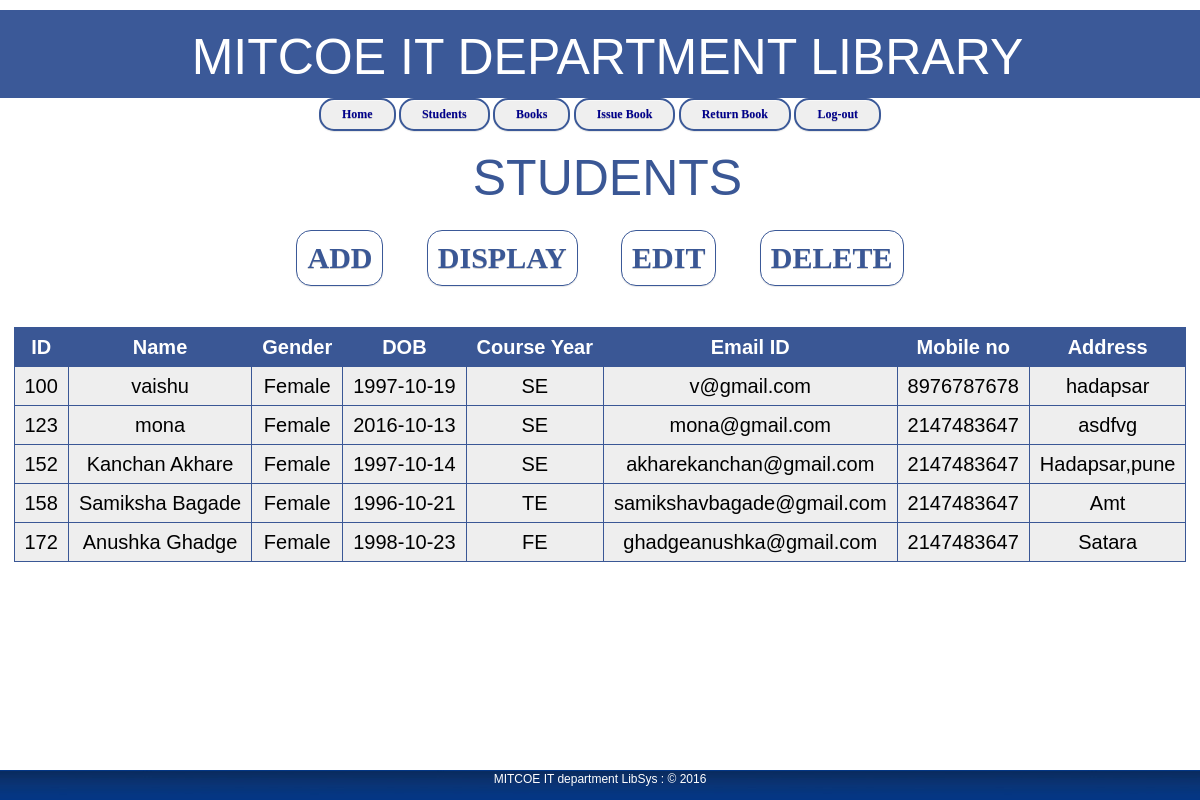
The app's page /library_management/display_stud.php with its own data.
### tables this page shows
CREATE TABLE IF NOT EXISTS `student` (
  `student_ID` int(10) NOT NULL AUTO_INCREMENT,
  `student_name` text NOT NULL,
  `gender` text NOT NULL,
  `DOB` date NOT NULL,
  `course_year` text NOT NULL,
  `email` text NOT NULL,
  `mobile_no` varchar(10) NOT NULL,
  `address` text NOT NULL,
  PRIMARY KEY (`student_ID`)
);

### library_management/display_stud.php (the view, shortened to what this page needs)
<!DOCTYPE html>
<html>
<head>
	<link rel="stylesheet" type="text/css" href="css/reset.css" />
	<link rel="stylesheet" type="text/css" href="css/structure.css" />
	<link rel="stylesheet" type="text/css" href="css/main.css" />
</head>
<body>
	 <center><div id="header"><h1 class="header-login"></br>MITCOE IT DEPARTMENT LIBRARY</h1></div></center>
	<center>
	<a href="home.php"><button  class="btnLogin5">Home</button></a>
	<a href="student.php"><button  class="btnLogin5"> Students</button></a>
	<a href="book.php"><button class="btnLogin5"> Books</button></a>
	<a href="borrow_bk.php"><button class="btnLogin5">  Issue Book</button></a>
	<a href="return_bk.php"><button class="btnLogin5"> Return Book</button></a>
    <a href="logout.php"><button class="btnLogin5">Log-out</button></a>
	</center>
	<center><h1 class="header-login" style="color:#3A5795"></br>STUDENTS</h1></div></center>
	</br><center>
	<a href="add_stud.php"><button id="z3" class="btnLogin">ADD</button></a>
	<a href="display_stud.php"><button id="z3" class="btnLogin">DISPLAY</button></a>
	<a href="edit_stud.php"><button id="z3" class="btnLogin">EDIT</button></a>
	<a href="delete_stud.php"><button id="z3" class="btnLogin">DELETE</button></a></center>
<div align="center">
	<?php
	$con = mysqli_connect("localhost","root","","library");
	if(!$con)
	{
		die("Could not connect".mysqli_error($con));
	}
		else
		{
			if (session_status() == PHP_SESSION_DISABLED)
			{
			echo"<script>alert('login 1st')</script>";
			header('Location: index.php');
			}
			else
			{
		$result = mysqli_query($con,"SELECT * FROM student");
		if($result)
		{
				echo "<table class=\"myTable\">
				<tr>
					<th>ID</th>
					<th>Name</th>
					<th>Gender</th>
					<th>DOB</th>
					<th>Course Year</th>
					<th>Email ID</th>
					<th>Mobile no</th>
					<th>Address</th>
				</tr>  ";
				echo "<tbody>";
				while($row = mysqli_fetch_array($result))
				{
					echo "<td>".$row['student_ID']."</td>";
					echo "<td>".$row['student_name']."</td>";
					echo "<td>".$row['gender']."</td>";
					echo "<td>".$row['DOB']."</td>";
					echo "<td>".$row['course_year']."</td>";
					echo "<td>".$row['email']."</td>";
					echo "<td>".$row['mobile_no']."</td>";
					echo "<td>".$row['address']."</td>";
				}
				echo "</tbody>";
				echo "</table>";
		}
			else
			{
			echo "<script>alert('Wrong Username or the database is 	empty')</script>";
			}
			}
        }
	?>
</div>
<div id="footer_text" align="center">
    <p style="color:white">MITCOE IT department LibSys : &copy 2016</p>
</div>
</body>
</html>

### library_management/css/structure.css (style rules this page uses)
body { background:#eff3f6; }
.btnLogin { -moz-border-radius:2px; -webkit-border-radius:2px; border-radius:15px; background:#a1d8f0; background:-moz-linear-gradient(top, #3B5998, #3A5795); background:-webkit-gradient(linear, left top, left bottom, from(#badff3), to(#7acbed)); -ms-filter: "progid:DXImageTransform.Microsoft.gradient(startColorStr='#badff3', EndColorStr='#7acbed')"; border:1px solid #3B5998 !important; cursor: pointer; padding:11px 16px; font:bold 11px/14px Verdana, Tahomma, Geneva; text-shadow:rgba(0,0,0,0.2) 0 1px 0px; color:#fff; -moz-box-shadow:inset rgba(255,255,255,0.6) 0 1px 1px, rgba(0,0,0,0.1) 0 1px 1px; -webkit-box-shadow:inset rgba(255,255,255,0.6) 0 1px 1px, rgba(0,0,0,0.1) 0 1px 1px; box-shadow:inset rgba(255,255,255,0.6) 0 1px 1px, rgba(0,0,0,0.1) 0 1px 1px; margin-left:40px; padding:7px 21px; }
.btnLogin5 { -moz-border-radius:2px; -webkit-border-radius:2px; border-radius:15px; background:-moz-linear-gradient(top, #3B5998, #3A5795); border:2px solid #3B5998 !important; cursor: pointer; padding:11px 16px; font:bold 12px Verdana, Tahomma, Geneva; text-shadow:rgba(0,0,0,0.2) 0 1px 0px; color:darkblue; -moz-box-shadow:inset rgba(255,255,255,0.6) 0 1px 1px, rgba(0,0,0,0.1) 0 1px 1px; -webkit-box-shadow:inset rgba(255,255,255,0.6) 0 1px 1px, rgba(0,0,0,0.1) 0 1px 1px; box-shadow:inset rgba(255,255,255,0.6) 0 1px 1px, rgba(0,0,0,0.1) 0 1px 1px; margin-left:0px; padding:7px 21px; }

### library_management/css/main.css (style rules this page uses)
body { background: #fff; margin: 10px 0px 0px 0px; }
#header { top: 0px; left:0px; height: 88px; width: 100%; background-color: #3B5998; }
.header-login { margin: 0px 0px 0px 15px; font-size: 50px; padding: 20px; color:#fff; }
#z3 { border: 2px solid #777777; background:white;; color: #3A5795; font: bold 30px 'Trebuchet MS'; padding: 10px 10px 10px 10px; margin: 5px 20px 5px 20px; }
#footer_text { position:fixed; left:0px; bottom:0px; height:30px; width:100%; background-image: Url("../img/footer.png"); color: #fff }

### library_management/display_stud.php (style rules this page uses)
.myTable { background-color:#eee;border-collapse:collapse;text-align:center;font-size:20px; }
.myTable th { background-color: #3A5795;color:white; }
.myTable td, .myTable th { padding:10px;border:1px solid #3A5795; }

### records on screen
student: student_ID "100", student_name "vaishu", gender "Female", DOB "1997-10-19", course_year "SE", email "v@gmail.com", mobile_no "8976787678", address "hadapsar"
student: student_ID "123", student_name "mona", gender "Female", DOB "2016-10-13", course_year "SE", email "mona@gmail.com", mobile_no "2147483647", address "asdfvg"
student: student_ID "152", student_name "Kanchan Akhare", gender "Female", DOB "1997-10-14", course_year "SE", email "akharekanchan@gmail.com", mobile_no "2147483647", address "Hadapsar,pune"
student: student_ID "158", student_name "Samiksha Bagade", gender "Female", DOB "1996-10-21", course_year "TE", email "samikshavbagade@gmail.com", mobile_no "2147483647", address "Amt"
student: student_ID "172", student_name "Anushka Ghadge", gender "Female", DOB "1998-10-23", course_year "FE", email "ghadgeanushka@gmail.com", mobile_no "2147483647", address "Satara"
